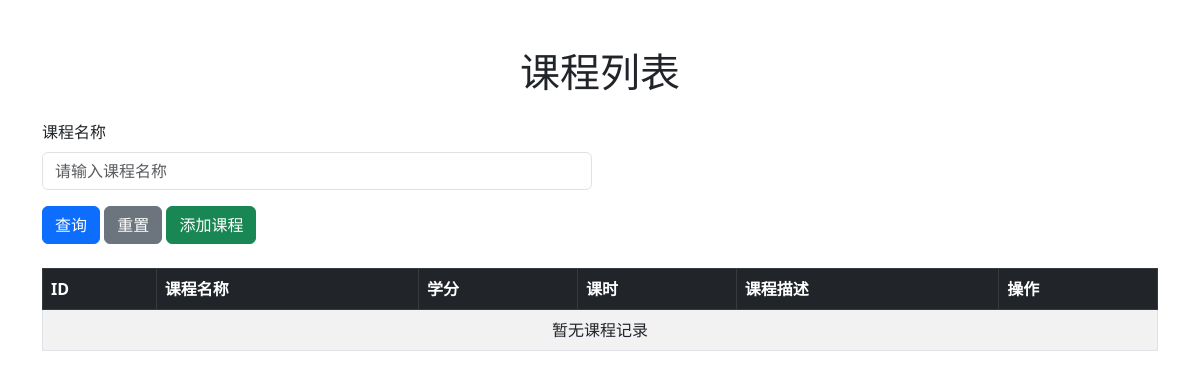
Page /course/list/ on the earlier database version.
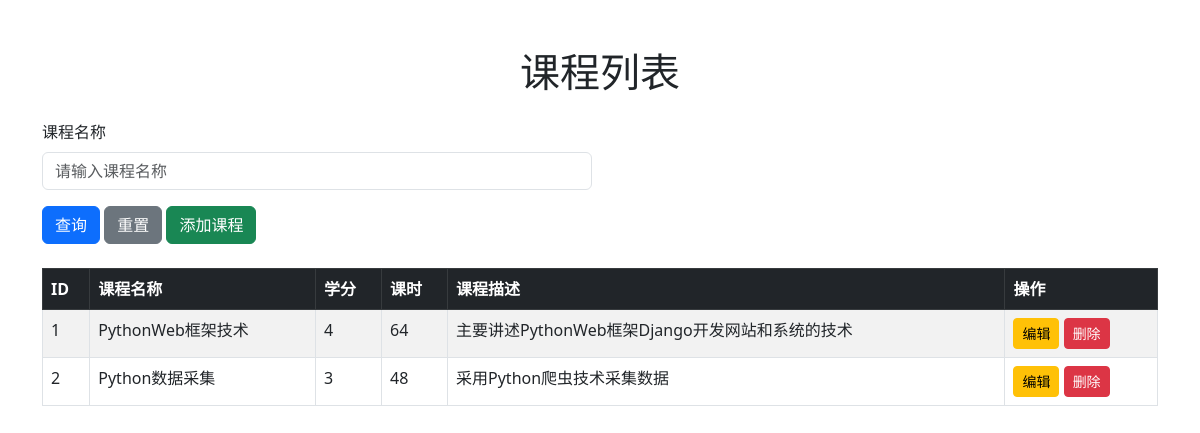
Same page on the later database version.
### course/models.py (models this page shows, shortened)
class Course(models.Model):
    name = models.CharField(max_length=100, verbose_name='课程名称')
    credits = models.IntegerField(verbose_name='学分')
    hours = models.IntegerField(verbose_name='课时')
    description = models.TextField(blank=True, null=True, verbose_name='课程描述')
    class Meta:
        db_table = 'courses'
        verbose_name = '课程'
        verbose_name_plural = '课程'

### course/views.py (the view)
# urls.py: path('list/', views.list_course, name='list_course'),
def list_course(request):
    name = request.GET.get('name', '')
    courses = Course.objects.all()
    if name:
        courses = courses.filter(name__icontains=name)
    paginator = Paginator(courses, 3)
    page_number = request.GET.get('page')
    page_obj = paginator.get_page(page_number)
    context = {
        'page_obj': page_obj,
        'name': name
    }
    return render(request, 'course/list_course.html', context)

### course/templates/course/list_course.html (shortened to what this page needs)
<!DOCTYPE html>
<html lang="zh-CN">
<head>
    <link href="https://fastly.jsdelivr.net/npm/bootstrap@5.3.0/dist/css/bootstrap.min.css" rel="stylesheet">
</head>
<body>
    <div class="container mt-5">
        <h1 class="text-center mb-4">课程列表</h1>
        <form method="get" class="mb-4">
            <div class="row g-3">
                <div class="col-md-6">
                    <label for="name" class="form-label">课程名称</label>
                    <input type="text" id="name" name="name" class="form-control" value="{{ name }}" placeholder="请输入课程名称">
                </div>
            </div>
            <div class="mt-3">
                <button type="submit" class="btn btn-primary">查询</button>
                <a href="{% url 'course:list_course' %}" class="btn btn-secondary">重置</a>
                <a href="{% url 'course:add_course' %}" class="btn btn-success">添加课程</a>
            </div>
        </form>
        <div class="table-responsive">
            <table class="table table-striped table-hover table-bordered">
                <thead class="table-dark">
                    <tr>
                        <th>ID</th>
                        <th>课程名称</th>
                        <th>学分</th>
                        <th>课时</th>
                        <th>课程描述</th>
                        <th>操作</th>
                    </tr>
                </thead>
                <tbody>
                    {% for course in page_obj %}
                    <tr>
                        <td>{{ course.id }}</td>
                        <td>{{ course.name }}</td>
                        <td>{{ course.credits }}</td>
                        <td>{{ course.hours }}</td>
                        <td>{{ course.description|truncatechars:50 }}</td>
                        <td>
                            <a href="{% url 'course:edit_course' course.pk %}" class="btn btn-sm btn-warning">编辑</a>
                            <a href="{% url 'course:delete_course' course.pk %}" class="btn btn-sm btn-danger">删除</a>
                        </td>
                    </tr>
                    {% empty %}
                    <tr>
                        <td colspan="6" class="text-center">暂无课程记录</td>
                    </tr>
                    {% endfor %}
                </tbody>
            </table>
        </div>
    </div>
</body>
</html>

Differences in the rows shown:
added Course: id "1", name "PythonWeb框架技术", credits "4", hours "64", description "主要讲述PythonWeb框架Django开发网站和系统的技术"
added Course: id "2", name "Python数据采集", credits "3", hours "48", description "采用Python爬虫技术采集数据"
Other differences:
text no longer shown: "暂无课程记录"
